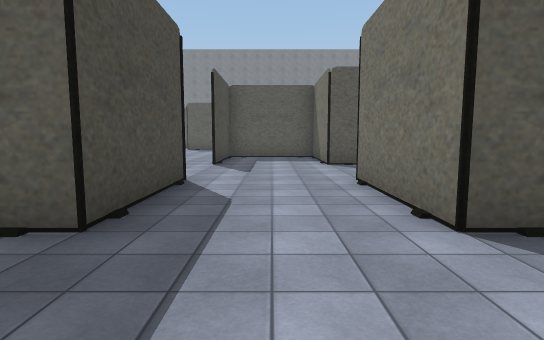
[1] (above)

24 first-person views from a walk through a Unity game level. The camera is 1.5 m above the floor, tilts 6° down and sees 80° across. The floor is counted in squares, 2 m on a side. Each view is taken from the middle of a square. On the plan, view 1 faces up. The plan holds only what a view shows up to about 11 squares ahead; the rest is blank. The place goes on beyond the plan. Some surface patterns are stand-ins.

[2]
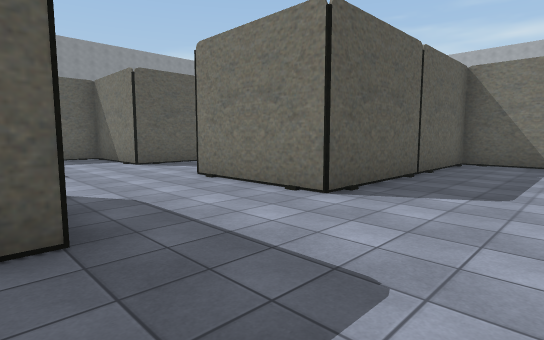

[3]
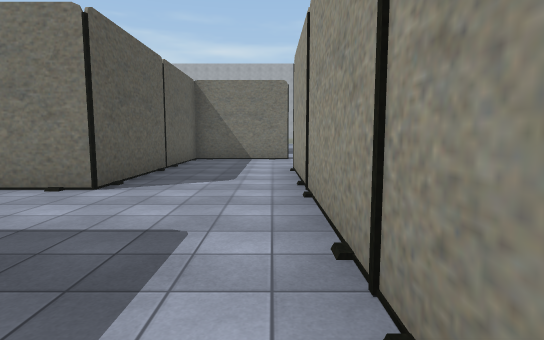

[4]
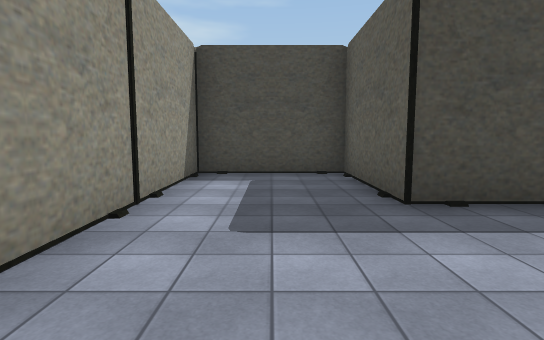

[5]
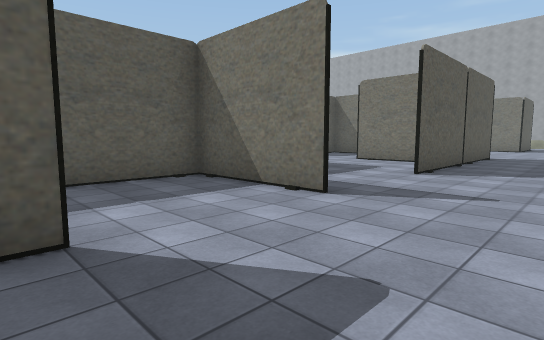

[6]
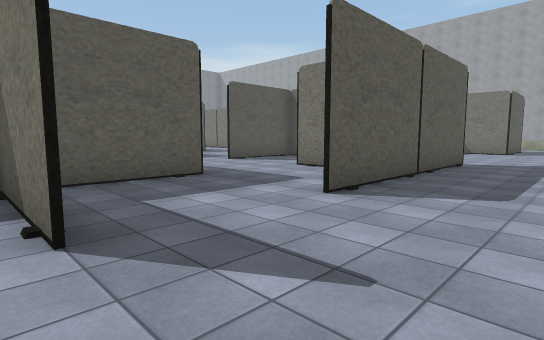

[7]
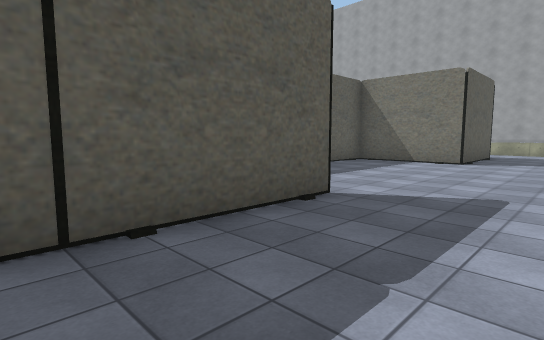

[8]
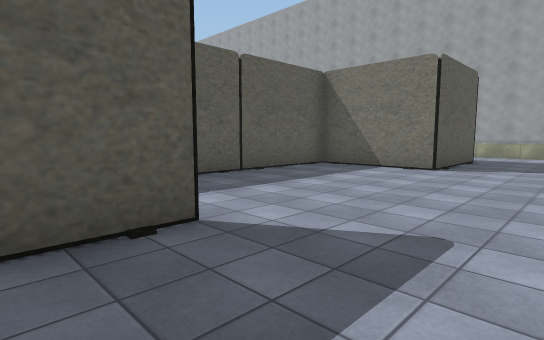

[9]
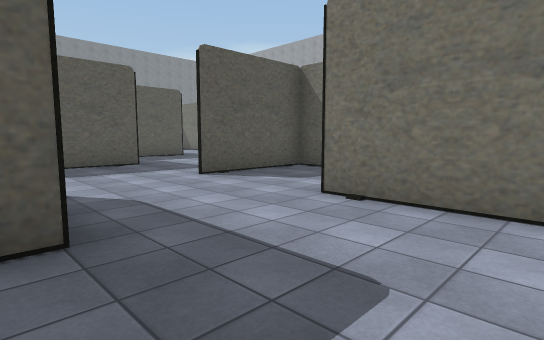

[10]
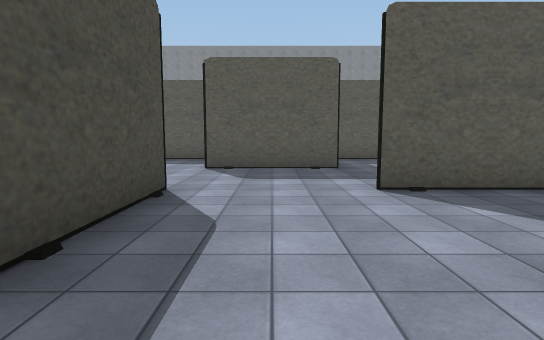

[11]
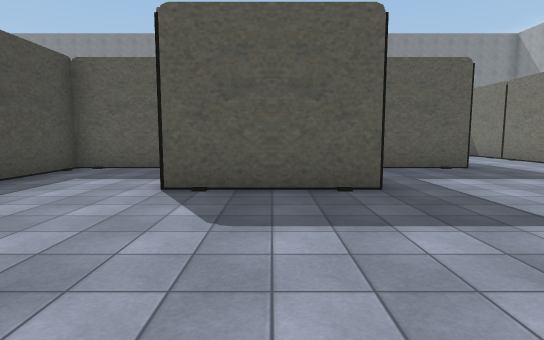

[12]
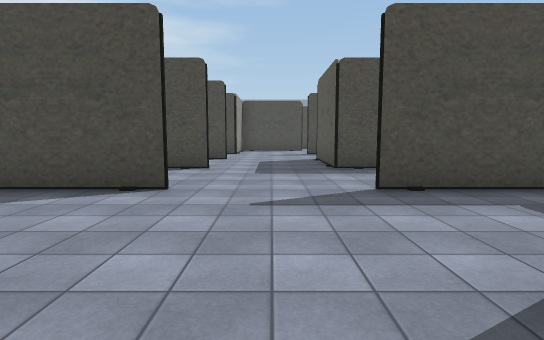

[13]
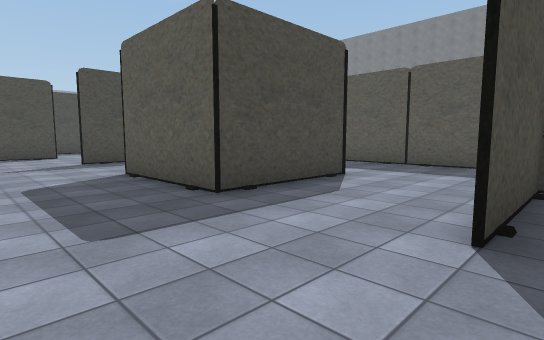

[14]
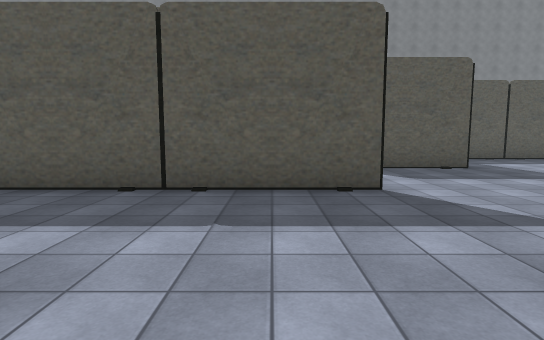

[15]
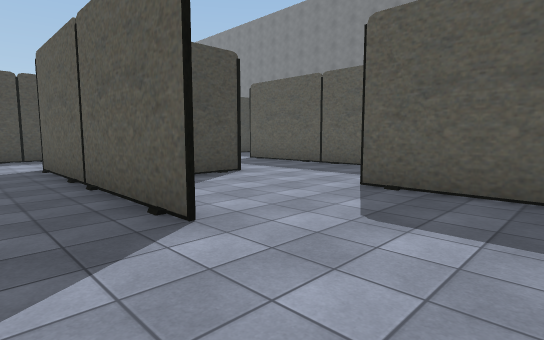

[16]
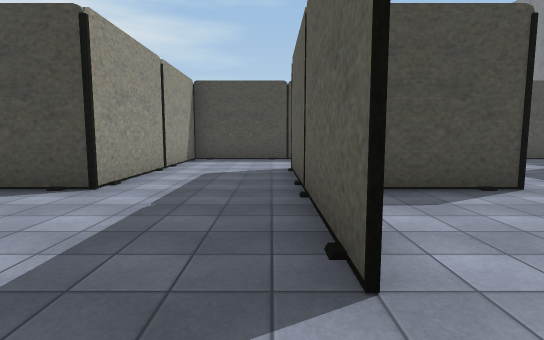

[17]
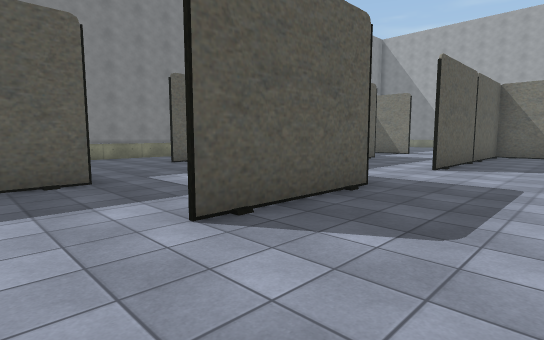

[18]
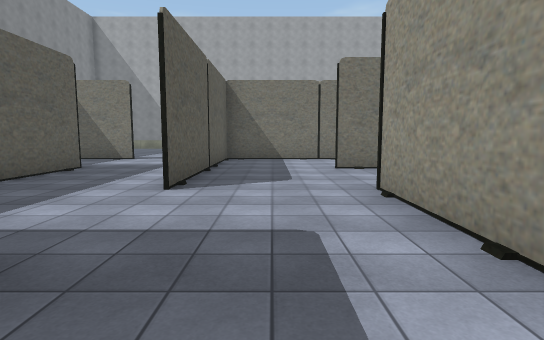

[19]
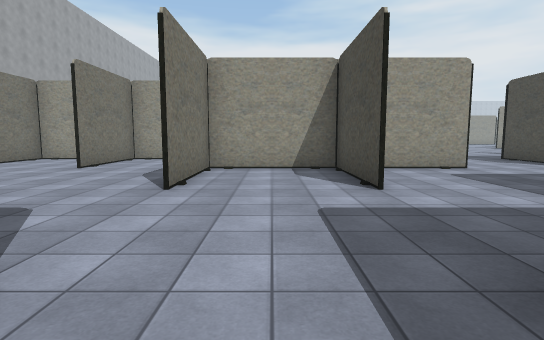

[20]
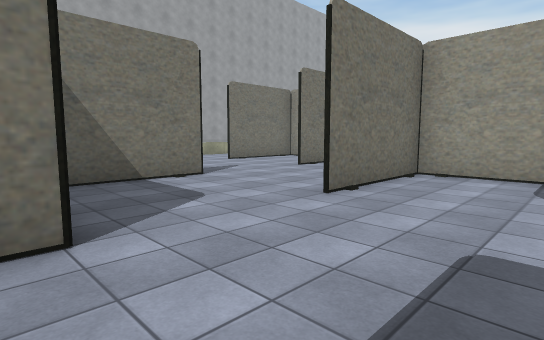

[21]
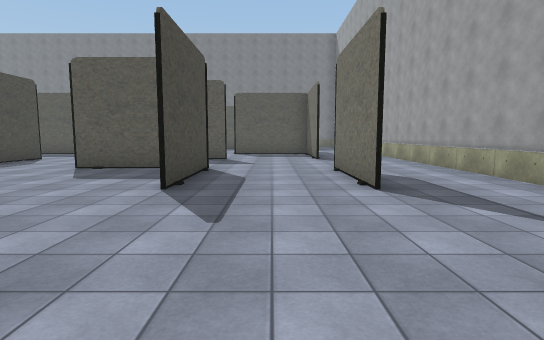

[22]
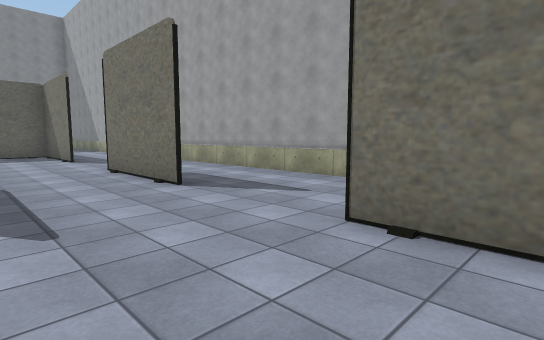

[23]
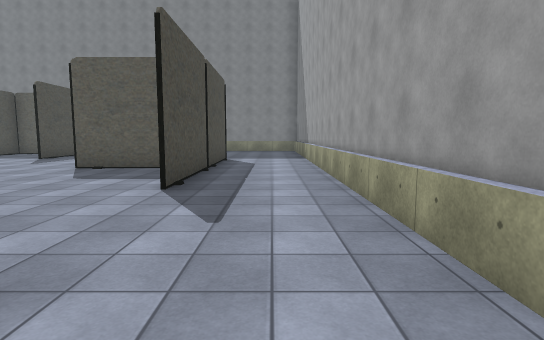

[24]
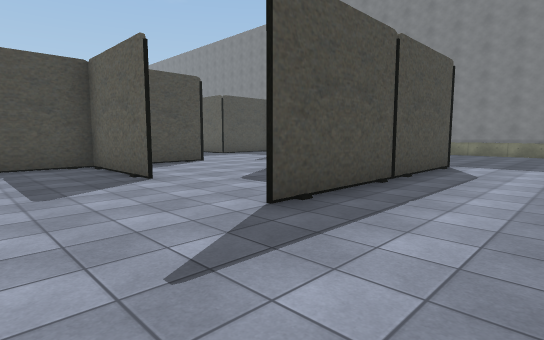

### Floor plan
Key: @ floor where view 1 was taken; # wall or solid block; . floor; O other object.
Columns run from 4 left of view 1 to 29 right of it. Each row starts with its distance up from view 1.
 27              ##
 26              ...
 25              ...             ...
 24              ...             ...
 23   OO        ...O             ...
 22   O.        ...        O     ...
 21      .OOOOOO...   OOO..O.    ....#
 20      .........  OOO.......   O...#
 19       .......  ............  O...#
 18         ..... O......  ....OOO...#
 17         O...OOO...######.....O...#
 16         O..............#.....#...#
 15   O.. O#O..............#.....#...#
 14   O.....#OOO...O#O..O..####......#
 13   O............     O..#.........#
 12   O..........       O..#  .......#
 11   OOOOO#O..OOOO   OOO.. ##O..O...#
 10  .O...O.O..O...   ........O..O...#
  9 ..O...O#O..O...OOO........O..O...#
  8 O...................O..O.........#
  7 O...................O..O.........#
  6 O ..................O..O........
  5   O..O..O..O..O...OOOOOO .O..O
  4   O..O     O..O......O   .O..O
  3   O..O  O  O..O....   OO .O..O
  2 O##.. ###OOOOOO..OOOO .O##OOOO
  1 ...........#.....O   ......O
  0 ....@......#.....O   ......OOO ..
 -1 O#####OOO......OOOOOO............#
 -2         .........................#
 -3         ..................

Positions as (right, up) in squares from view 1, and headings:
1: (0, 0), facing up
2: (-2, 0), facing up-right
3: (-3, 0), facing right
4: (2, 1), facing left
5: (4, -3), facing up-right
6: (7, -3), facing up-right
7: (13, -3), facing up-right
8: (15, -3), facing up-right
9: (10, 0), facing up-right
10: (12, 1), facing up
11: (12, 4), facing up
12: (12, 7), facing left
13: (8, 6), facing up-left
14: (6, 10), facing up
15: (10, 13), facing up-left
16: (9, 14), facing left
17: (6, 15), facing up-right
18: (9, 16), facing right
19: (18, 13), facing down
20: (17, 12), facing down-right
21: (24, 4), facing up
22: (23, 4), facing up-right
23: (27, 10), facing up
24: (28, 12), facing up-left
